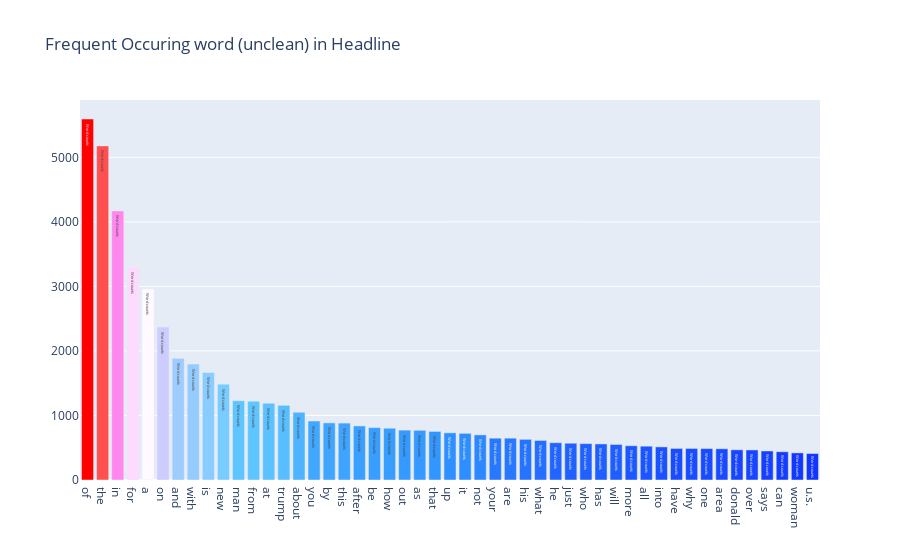

This figure's notebook cell:
### Markdown cell above
### Frequent Occuring word
##### Below plot shows the Top 50 MOST COMMONLY OCCURING WORDS in the dataset.

### Code cell
all_words = df['headline'].str.split(expand=True).unstack().value_counts()
hoverbar = [go.Bar(
            x = all_words.index.values[1:50],
            y = all_words.values[1:50],
            marker= dict(colorscale='Picnic',color = all_words.values[1:100]),text='Word counts')]

layout = go.Layout(title='Frequent Occuring word (unclean) in Headline')

fig = go.Figure(data=hoverbar, layout=layout)
iplot(fig, filename='style-bar')

### Figure 1 — Plotly figure (JSON) as saved in the notebook; plotly's stock layout.template omitted (floating-point values rounded to 4 significant figures)
{"data": [{"marker": {"color": [5594, 5177, 4170, 3297, 2961, 2371, 1885, 1797, 1666, 1485, 1229, 1221, 1189, 1157, 1051, 914, 885, 882, 838, 812, 802, 773, 770, 753, 731, 723, 699, 648, 648, 630, 613, 578, 570, 564, 559, 551, 531, 524, 513, 489, 489, 487, 484, 468, 466, 450, 438, 420, 410, 391, 389, 388, 387, 385, 384, 382, 369, 368, 345, 341, 336, 334, 326, 325, 323, 320, 320, 319, 314, 312, 310, 301, 294, 290, 288, 286, 284, 281, 279, 276, 271, 265, 257, 257, 254, 253, 249, 245, 244, 244, 238, 235, 231, 231, 230, 228, 228, 227, 226], "colorscale": [[0, "rgb(0,0,255)"], [0.1, "rgb(51,153,255)"], [0.2, "rgb(102,204,255)"], [0.3, "rgb(153,204,255)"], [0.4, "rgb(204,204,255)"], [0.5, "rgb(255,255,255)"], [0.6, "rgb(255,204,255)"], [0.7, "rgb(255,153,255)"], [0.8, "rgb(255,102,204)"], [0.9, "rgb(255,102,102)"], [1, "rgb(255,0,0)"]]}, "text": "Word counts", "type": "bar", "x": ["of", "the", "in", "for", "a", "on", "and", "with", "is", "new", "man", "from", "at", "trump", "about", "you", "by", "this", "after", "be", "how", "out", "as", "that", "up", "it", "not", "your", "are", "his", "what", "he", "just", "who", "has", "will", "more", "all", "into", "have", "why", "one", "area", "donald", "over", "says", "can", "woman", "u.s."], "y": [5594, 5177, 4170, 3297, 2961, 2371, 1885, 1797, 1666, 1485, 1229, 1221, 1189, 1157, 1051, 914, 885, 882, 838, 812, 802, 773, 770, 753, 731, 723, 699, 648, 648, 630, 613, 578, 570, 564, 559, 551, 531, 524, 513, 489, 489, 487, 484, 468, 466, 450, 438, 420, 410]}], "layout": {"title": {"text": "Frequent Occuring word (unclean) in Headline"}}}
